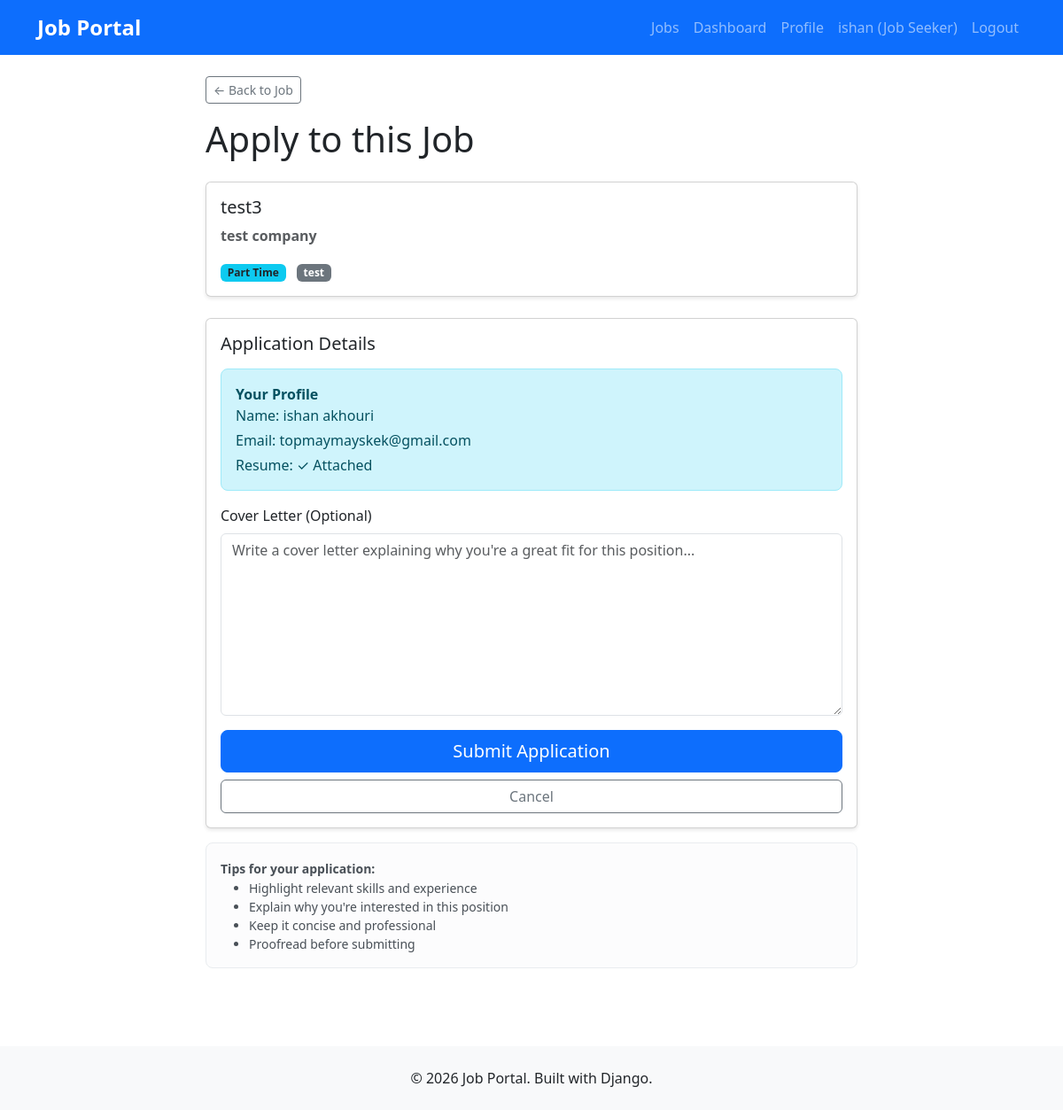
Page /jobs/6/apply/ (signed in) on the committed database.
### users/models.py (models this page shows)
class User(AbstractUser):
    USER_TYPES = (
        ('job_seeker', 'Job Seeker'),
        ('employer', 'Employer'),
    )
    user_type = models.CharField(max_length=20, choices=USER_TYPES)
    phone = models.CharField(max_length=15, blank=True)
    created_at = models.DateTimeField(auto_now_add=True)
    class Meta:
        db_table = 'users'

class EmployerProfile(models.Model):
    user = models.OneToOneField(User, on_delete=models.CASCADE)
    company_name = models.CharField(max_length=200)
    company_description = models.TextField(blank=True)
    website = models.URLField(blank=True)
    class Meta:
        db_table = 'employer_profiles'

### jobs/models.py (models this page shows)
class Job(models.Model):
    JOB_TYPES = (
        ('full_time', 'Full Time'),
        ('part_time', 'Part Time'),
        ('contract', 'Contract'),
        ('internship', 'Internship'),
    )
    employer = models.ForeignKey(User, on_delete=models.CASCADE)
    title = models.CharField(max_length=200)
    description = models.TextField()
    requirements = models.TextField()
    location = models.CharField(max_length=200)
    job_type = models.CharField(max_length=20, choices=JOB_TYPES)
    salary_min = models.DecimalField(max_digits=10, decimal_places=2, null=True, blank=True)
    salary_max = models.DecimalField(max_digits=10, decimal_places=2, null=True, blank=True)
    is_active = models.BooleanField(default=True)
    created_at = models.DateTimeField(auto_now_add=True)
    updated_at = models.DateTimeField(auto_now=True)
    class Meta:
        db_table = 'jobs'
        ordering = ['-created_at']

### jobs/views.py (the view)
# urls.py: path('<int:pk>/apply/', views.apply_to_job, name='apply'),
@login_required
def apply_to_job(request, pk):
    if request.user.user_type != 'job_seeker':
        messages.error(request, 'Only job seekers can apply to jobs.')
        return redirect('jobs:job_detail', pk=pk)
    job = get_object_or_404(Job, pk=pk, is_active=True)
    existing_application = Application.objects.filter(
        job=job,
        applicant=request.user
    ).first()
    if existing_application:
        messages.warning(request, 'You have already applied to this job.')
        return redirect('jobs:job_detail', pk=pk)
    if request.method == 'POST':
        form = JobApplicationForm(request.POST, job=job, applicant=request.user)
        if form.is_valid():
            application = form.save()
            messages.success(request, f'Your application to {job.title} has been submitted successfully!')
            return redirect('jobs:my_applications')
    else:
        form = JobApplicationForm(job=job, applicant=request.user)
    context = {
        'form': form,
        'job': job,
    }
    return render(request, 'jobs/apply.html', context)

### jobs/forms.py (shortened to what this page needs)
class JobApplicationForm(forms.ModelForm):
    class Meta:
        model = Application
        fields = ['cover_letter']
        widgets = {
            'cover_letter': forms.Textarea(attrs={
                'class': 'form-control',
                'placeholder': 'Write a cover letter explaining why you\'re a great fit for this position...',
                'rows': 8
            })
        }
        labels = {
            'cover_letter': 'Cover Letter (Optional)'
        }
    def __init__(self, *args, **kwargs):
        self.job = kwargs.pop('job', None)
        self.applicant = kwargs.pop('applicant', None)
        super().__init__(*args, **kwargs)

### templates/jobs/apply.html (shortened to what this page needs)
{% extends 'base.html' %}
{% block content %}
<div class="row">
    <div class="col-lg-8 mx-auto">
        <a href="{% url 'jobs:job_detail' job.pk %}" class="btn btn-sm btn-outline-secondary mb-3">
            &larr; Back to Job
        </a>
        <h1 class="mb-4">Apply to this Job</h1>
        <div class="card mb-4">
            <div class="card-body">
                <h5 class="card-title">{{ job.title }}</h5>
                <p class="card-text text-muted">
                    <strong>{{ job.employer.employerprofile.company_name }}</strong>
                </p>
                <p class="card-text">
                    <span class="badge bg-info text-dark me-2">{{ job.get_job_type_display }}</span>
                    <span class="badge bg-secondary">{{ job.location }}</span>
                </p>
            </div>
        </div>
        <div class="card">
            <div class="card-body">
                <h5 class="card-title mb-3">Application Details</h5>
                <div class="alert alert-info">
                    <strong>Your Profile</strong>
                    <p class="mb-1">Name: {{ user.first_name }} {{ user.last_name }}</p>
                    <p class="mb-1">Email: {{ user.email }}</p>
                    {% if user.jobseekerprofile.resume %}
                        <p class="mb-0">Resume: ✓ Attached</p>
                    {% else %}
                        <p class="mb-0 text-warning">⚠️ No resume uploaded. <a href="{% url 'users:profile_edit' %}">Upload one now</a></p>
                    {% endif %}
                </div>
                <form method="post">
                    <div class="mb-3">
                        <label for="{{ form.cover_letter.id_for_label }}" class="form-label">
                            {{ form.cover_letter.label }}
                        </label>
                        {{ form.cover_letter }}
                    </div>
                    <div class="d-grid gap-2">
                        <button type="submit" class="btn btn-primary btn-lg">
                            Submit Application
                        </button>
                        <a href="{% url 'jobs:job_detail' job.pk %}" class="btn btn-outline-secondary">
                            Cancel
                        </a>
                    </div>
                </form>
            </div>
        </div>
        <div class="alert alert-light mt-3">
            <small>
                <strong>Tips for your application:</strong>
                <ul class="mb-0">
                    <li>Highlight relevant skills and experience</li>
                    <li>Explain why you're interested in this position</li>
                    <li>Keep it concise and professional</li>
                    <li>Proofread before submitting</li>
                </ul>
            </small>
        </div>
    </div>
</div>
{% endblock %}

### templates/base.html (shortened to what this page needs)
<!DOCTYPE html>
<html lang="en">
<head>
    <link href="https://cdn.jsdelivr.net/npm/bootstrap@5.3.0/dist/css/bootstrap.min.css" rel="stylesheet">
    {% load static %}
    <link rel="stylesheet" href="{% static 'css/style.css' %}">
</head>
<body>
    <nav class="navbar navbar-expand-lg navbar-dark bg-primary">
        <div class="container">
            <a class="navbar-brand" href="{% url 'home' %}">
                <strong>Job Portal</strong>
            </a>
            <div class="collapse navbar-collapse" id="navbarNav">
                <ul class="navbar-nav ms-auto">
                    <li class="nav-item">
                        <a class="nav-link" href="{% url 'jobs:job_list' %}">Jobs</a>
                    </li>
                    {% if user.is_authenticated %}
                        <li class="nav-item">
                            <a class="nav-link" href="{% url 'users:dashboard' %}">Dashboard</a>
                        </li>
                        <li class="nav-item">
                            <a class="nav-link" href="{% url 'users:profile' %}">Profile</a>
                        </li>
                        <li class="nav-item">
                            <a class="nav-link" href="#">
                                {{ user.username }} ({{ user.get_user_type_display }})
                            </a>
                        </li>
<li class="nav-item">
    <a class="nav-link" href="{% url 'users:logout' %}">Logout</a>
</li>
                    {% endif %}
                </ul>
            </div>
        </div>
    </nav>
    <main class="container my-4">
        {% block content %}
        {% endblock %}
    </main>
    <footer class="bg-light text-center py-4 mt-5">
        <div class="container">
            <p class="mb-0">&copy; 2026 Job Portal. Built with Django.</p>
        </div>
    </footer>
</body>
</html>

### static/css/style.css (style rules this page uses)
body { min-height: 100vh; display: flex; flex-direction: column; }
main { flex: 1; }
.navbar-brand { font-size: 1.5rem; }
.card { box-shadow: 0 2px 4px rgba(0,0,0,0.1); transition: transform 0.2s; }
.alert { border-radius: 8px; }

### rows in the picture
User: username "ishan", user_type "Job Seeker", first_name "ishan", last_name "akhouri", email "topmaymayskek@gmail.com"
Job: title "test3", employer.employerprofile.company_name "test company", job_type "Part Time", location "test"
